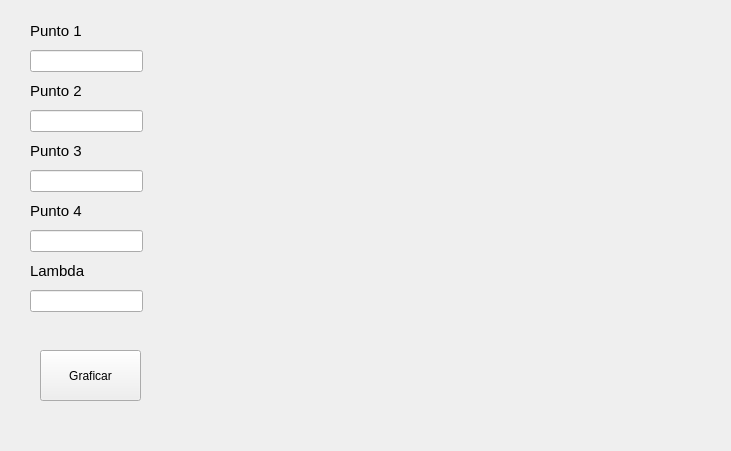
<?xml version="1.0" encoding="UTF-8"?>
<ui version="4.0">
 <class>FormSpline</class>
 <widget class="QWidget" name="FormSpline">
  <property name="geometry">
   <rect>
    <x>0</x>
    <y>0</y>
    <width>731</width>
    <height>451</height>
   </rect>
  </property>
  <property name="windowTitle">
   <string>Form</string>
  </property>
  <widget class="QLabel" name="label">
   <property name="geometry">
    <rect>
     <x>30</x>
     <y>20</y>
     <width>141</width>
     <height>21</height>
    </rect>
   </property>
   <property name="font">
    <font>
     <pointsize>11</pointsize>
    </font>
   </property>
   <property name="text">
    <string>Punto 1</string>
   </property>
  </widget>
  <widget class="QLabel" name="label_3">
   <property name="geometry">
    <rect>
     <x>30</x>
     <y>140</y>
     <width>141</width>
     <height>21</height>
    </rect>
   </property>
   <property name="font">
    <font>
     <pointsize>11</pointsize>
    </font>
   </property>
   <property name="text">
    <string>Punto 3</string>
   </property>
  </widget>
  <widget class="QLineEdit" name="ledt_p1">
   <property name="geometry">
    <rect>
     <x>30</x>
     <y>50</y>
     <width>113</width>
     <height>22</height>
    </rect>
   </property>
  </widget>
  <widget class="QLabel" name="label_4">
   <property name="geometry">
    <rect>
     <x>30</x>
     <y>260</y>
     <width>141</width>
     <height>21</height>
    </rect>
   </property>
   <property name="font">
    <font>
     <pointsize>11</pointsize>
    </font>
   </property>
   <property name="text">
    <string>Lambda</string>
   </property>
  </widget>
  <widget class="QLabel" name="label_2">
   <property name="geometry">
    <rect>
     <x>30</x>
     <y>80</y>
     <width>141</width>
     <height>21</height>
    </rect>
   </property>
   <property name="font">
    <font>
     <pointsize>11</pointsize>
    </font>
   </property>
   <property name="text">
    <string>Punto 2</string>
   </property>
  </widget>
  <widget class="QPushButton" name="btn_graficar">
   <property name="geometry">
    <rect>
     <x>40</x>
     <y>350</y>
     <width>101</width>
     <height>51</height>
    </rect>
   </property>
   <property name="text">
    <string>Graficar</string>
   </property>
  </widget>
  <widget class="QLineEdit" name="ledt_line_lamb">
   <property name="geometry">
    <rect>
     <x>30</x>
     <y>290</y>
     <width>113</width>
     <height>22</height>
    </rect>
   </property>
  </widget>
  <widget class="PlotWidget" name="graphWidget" native="true">
   <property name="geometry">
    <rect>
     <x>180</x>
     <y>10</y>
     <width>501</width>
     <height>381</height>
    </rect>
   </property>
  </widget>
  <widget class="QLineEdit" name="ledt_p2">
   <property name="geometry">
    <rect>
     <x>30</x>
     <y>110</y>
     <width>113</width>
     <height>22</height>
    </rect>
   </property>
  </widget>
  <widget class="QLineEdit" name="ledt_p3">
   <property name="geometry">
    <rect>
     <x>30</x>
     <y>170</y>
     <width>113</width>
     <height>22</height>
    </rect>
   </property>
  </widget>
  <widget class="QLineEdit" name="ledt_p4">
   <property name="geometry">
    <rect>
     <x>30</x>
     <y>230</y>
     <width>113</width>
     <height>22</height>
    </rect>
   </property>
  </widget>
  <widget class="QLabel" name="label_5">
   <property name="geometry">
    <rect>
     <x>30</x>
     <y>200</y>
     <width>141</width>
     <height>21</height>
    </rect>
   </property>
   <property name="font">
    <font>
     <pointsize>11</pointsize>
    </font>
   </property>
   <property name="text">
    <string>Punto 4</string>
   </property>
  </widget>
 </widget>
 <customwidgets>
  <customwidget>
   <class>PlotWidget</class>
   <extends>QWidget</extends>
   <header location="global">pyqtgraph</header>
   <container>1</container>
  </customwidget>
 </customwidgets>
 <resources/>
 <connections/>
</ui>
